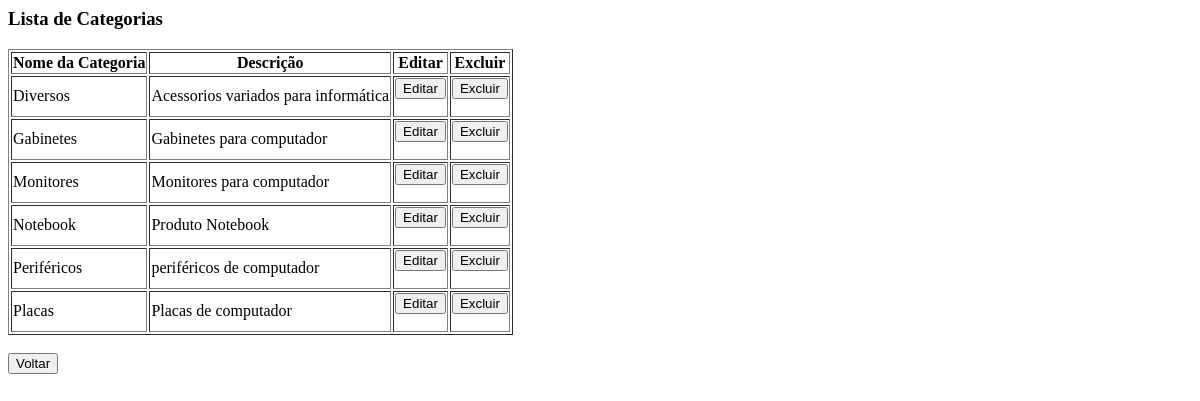
/Protótipo_de_telas/selCategoria.php, run on an earlier commit of the app's database.
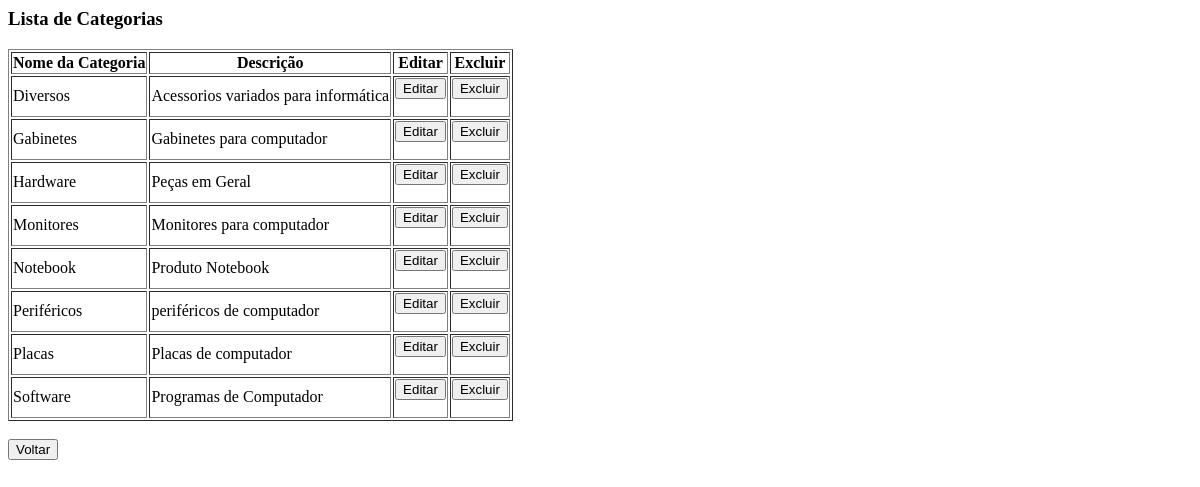
And on a later commit of the database.
### tables this page shows
CREATE TABLE IF NOT EXISTS categoriaproduto (
  idcategoriaproduto INT NOT NULL AUTO_INCREMENT,
  nomecategoria VARCHAR(45) NOT NULL,
  descricaocategoria VARCHAR(200) NULL,
  PRIMARY KEY (idcategoriaproduto)
);

### Protótipo_de_telas/inc/funcoes.php (called while the page is built, shortened)
<?php
function abrirBanco(){
    $connection = new mysqli("localhost","root","","apsbd1");
    return $connection;
}
function selectAllCategorias(){
    $banco = abrirBanco();
    $sql = "SELECT * FROM categoriaproduto ORDER BY nomecategoria";
    $resultado = $banco->query($sql);
    while($row_lista = $resultado->fetch_array()){
        $array[] = $row_lista;
    }
    if (empty($array)) {
        echo '<h3>Nenhuma Categoria encontrada no Sistema</h3>';
        exit();
    }
    else{
        return $array;
    }
}
?>

### Protótipo_de_telas/selCategoria.php (the view, shortened to what this page needs)
<?php
    include 'inc/funcoes.php';
    $array = selectAllCategorias();
?>
<html>
    <head>
    </head>
    <body>
        <h3>Lista de Categorias</h3>
        <table border="1">
                <thead>
                    <tr>
                        <th>Nome da Categoria</th>
                        <th>Descrição</th>
                        <th>Editar</th>
                        <th>Excluir</th>
                    </tr>
                </thead>
                <tbody>
                    <?php
                    foreach ($array as $categoria) {
                    ?>
                    <tr>
                        <td><?=$categoria["nomecategoria"]?></td>
                        <td><?=$categoria["descricaocategoria"]?></td>
                        <td>
                            <form name="alterar" action="altCategoria.php" method="POST">
                                <input type="submit" value="Editar" name="editar"/>
                            </form>
                        </td>
                        <td>
                            <form name="excluir" action="inc/funcoes.php" method="POST">
                                <input type="submit" value="Excluir" name="excluir"/>
                            </form>
                        </td>
                    </tr>
                    <?php
                    }
                    ?>
                </tbody>
            </table>
        <form name="voltar" action="home.html" method="POST"><br>
            <input type="submit" value="Voltar"/>
        </form>
    </body>
</html>

What changed in the data, as far as the page shows it:
added categoriaproduto: nomecategoria "Hardware", descricaocategoria "Peças em Geral"
added categoriaproduto: nomecategoria "Software", descricaocategoria "Programas de Computador"
